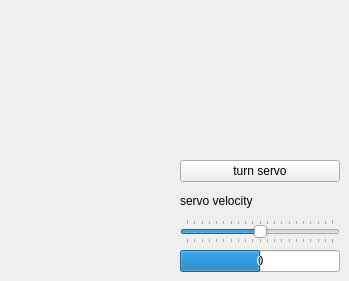
    <widget class="QWidget" name="servo">
     <property name="cursor">
      <cursorShape>ArrowCursor</cursorShape>
     </property>
     <attribute name="title">
      <string>servo</string>
     </attribute>
     <widget class="QWidget" name="verticalLayoutWidget_3">
      <property name="geometry">
       <rect>
        <x>180</x>
        <y>160</y>
        <width>160</width>
        <height>112</height>
       </rect>
      </property>
      <layout class="QVBoxLayout" name="verticalLayout_13">
       <item>
        <widget class="QPushButton" name="servobutton">
         <property name="text">
          <string>turn servo</string>
         </property>
        </widget>
       </item>
       <item>
        <widget class="QLabel" name="servolabel">
         <property name="text">
          <string>servo velocity</string>
         </property>
        </widget>
       </item>
       <item>
        <widget class="QSlider" name="servoslider">
         <property name="minimum">
          <number>-10</number>
         </property>
         <property name="maximum">
          <number>10</number>
         </property>
         <property name="orientation">
          <enum>Qt::Horizontal</enum>
         </property>
         <property name="tickPosition">
          <enum>QSlider::TicksBothSides</enum>
         </property>
        </widget>
       </item>
       <item>
        <widget class="QProgressBar" name="servobar">
         <property name="minimum">
          <number>-10</number>
         </property>
         <property name="maximum">
          <number>10</number>
         </property>
         <property name="value">
          <number>0</number>
         </property>
         <property name="invertedAppearance">
          <bool>false</bool>
         </property>
         <property name="format">
          <string>%v</string>
         </property>
        </widget>
       </item>
      </layout>
     </widget>
    </widget>
